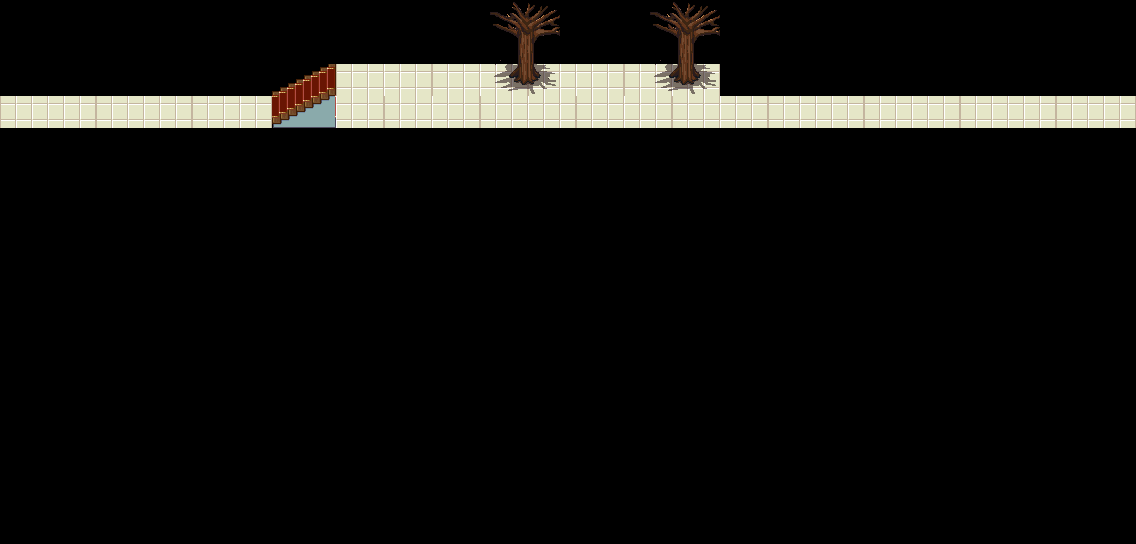

The image is a tile-based game level rendered from a .tmx file. Its description and source (layers, tilesets, objects; grid data summarised) follow:
An orthogonal 71x34 tile map with 16x16 px tiles, 2 tile layers (Слой тайлов 1, Слой тайлов 2) and 4 objects (camera).

<map version="1.8" tiledversion="1.8.5" orientation="orthogonal" renderorder="right-down" width="71" height="34" tilewidth="16" tileheight="16" infinite="0" nextlayerid="6" nextobjectid="7">
 <tileset firstgid="1" name="1626794363_10-kartinkin-com-p-piksel-art-taili-art-krasivo-10" tilewidth="16" tileheight="16" tilecount="4096" columns="64">
  <image source="1626794363_10-kartinkin-com-p-piksel-art-taili-art-krasivo-10.png" width="1024" height="1024" />
 </tileset>
 <layer id="1" name="Слой тайлов 1" width="71" height="34">
  <data>[2414 cells, 198 non-empty, 34 distinct tile ids]</data>
 </layer>
 <layer id="4" name="Слой тайлов 2" width="71" height="34">
  <data>[2414 cells, 60 non-empty, 30 distinct tile ids]</data>
 </layer>
 <objectgroup id="3" name="монетки">
  <object id="2" x="179" y="106">
   <point />
  </object>
  <object id="3" x="407" y="69">
   <point />
  </object>
  <object id="4" x="629" y="64">
   <point />
  </object>
 </objectgroup>
 <objectgroup id="5" name="camera">
  <object id="5" name="camera" x="24" y="102">
   <point />
  </object>
 </objectgroup>
</map>
